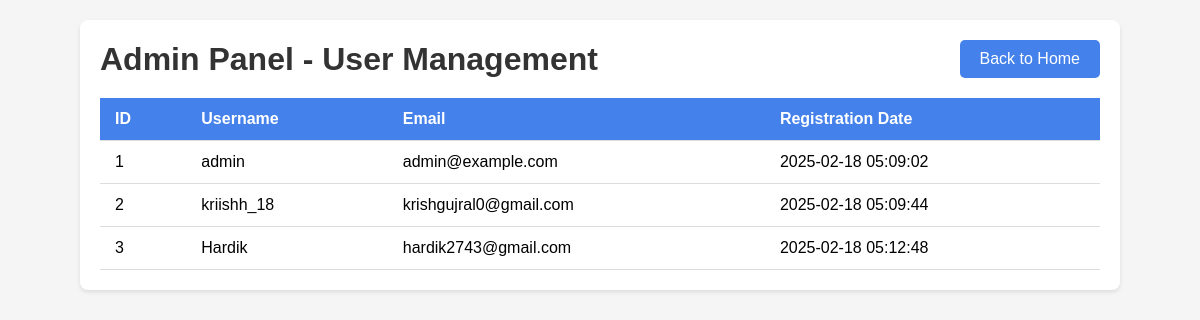
The page /admin (signed in) on the database its author committed.
### app.py (models this page shows, shortened)
class User(db.Model, UserMixin):
    id = db.Column(db.Integer, primary_key=True)
    username = db.Column(db.String(80), unique=True, nullable=False)
    email = db.Column(db.String(120), unique=True, nullable=False)
    password_hash = db.Column(db.String(128))
    created_at = db.Column(db.DateTime, default=datetime.utcnow)
    is_admin = db.Column(db.Boolean, default=False)
    last_login = db.Column(db.DateTime)
    logins = db.relationship('UserLogin', backref='user', lazy=True)

### app.py (the view)
@app.route('/admin')
@login_required
@admin_required
def admin():
    users = User.query.all()
    user_list = []
    for user in users:
        user_list.append({
            'id': user.id,
            'username': user.username,
            'email': user.email,
            'date_registered': user.created_at.strftime('%Y-%m-%d %H:%M:%S')
        })
    return render_template('admin.html', users=user_list)

### app.py (called while the page is built)
@login_manager.user_loader
def load_user(user_id):
    return User.query.get(int(user_id))

def admin_required(f):
    @wraps(f)
    def decorated_function(*args, **kwargs):
        if not current_user.is_authenticated:
            return redirect(url_for('login'))
        if not current_user.is_admin:
            flash('You need admin privileges to access this page.', 'danger')
            return redirect(url_for('home'))
        return f(*args, **kwargs)
    return decorated_function

### templates/admin.html (shortened to what this page needs)
<!DOCTYPE html>
<html>
<head>
</head>
<body>
    <div class="container">
        <div class="header">
            <h1>Admin Panel - User Management</h1>
            <a href="{{ url_for('home') }}" class="btn">Back to Home</a>
        </div>
        <table>
            <thead>
                <tr>
                    <th>ID</th>
                    <th>Username</th>
                    <th>Email</th>
                    <th>Registration Date</th>
                </tr>
            </thead>
            <tbody>
                {% for user in users %}
                <tr>
                    <td>{{ user.id }}</td>
                    <td>{{ user.username }}</td>
                    <td>{{ user.email }}</td>
                    <td>{{ user.date_registered }}</td>
                </tr>
                {% endfor %}
            </tbody>
        </table>
    </div>
</body>
</html>

### templates/admin.html (style rules this page uses)
body { font-family: 'Poppins', sans-serif; padding: 20px; margin: 0; background-color: #f5f5f5; }
.container { max-width: 1000px; margin: 0 auto; background-color: white; padding: 20px; border-radius: 8px; box-shadow: 0 2px 4px rgba(0,0,0,0.1); }
.header { display: flex; justify-content: space-between; align-items: center; margin-bottom: 20px; }
h1 { color: #333; margin: 0; }
table { width: 100%; border-collapse: collapse; margin-top: 20px; }
th, td { padding: 12px 15px; text-align: left; border-bottom: 1px solid #ddd; }
th { background-color: #4481eb; color: white; }
.btn { padding: 10px 20px; background-color: #4481eb; color: white; text-decoration: none; border-radius: 5px; transition: background-color 0.3s; }

### rows shown on the page
User: id "1", username "admin", email "admin@example.com", date_registered "2025-02-18 05:09:02"
User: id "2", username "kriishh_18", email "krishgujral0@gmail.com", date_registered "2025-02-18 05:09:44"
User: id "3", username "Hardik", email "hardik2743@gmail.com", date_registered "2025-02-18 05:12:48"
